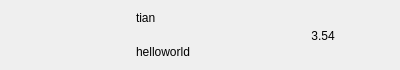
<?xml version="1.0" encoding="UTF-8"?>
<ui version="4.0">
 <class>ChatUserWid</class>
 <widget class="QWidget" name="ChatUserWid">
  <property name="geometry">
   <rect>
    <x>0</x>
    <y>0</y>
    <width>400</width>
    <height>70</height>
   </rect>
  </property>
  <property name="maximumSize">
   <size>
    <width>16777215</width>
    <height>70</height>
   </size>
  </property>
  <property name="windowTitle">
   <string>Form</string>
  </property>
  <layout class="QHBoxLayout" name="horizontalLayout">
   <property name="spacing">
    <number>5</number>
   </property>
   <property name="topMargin">
    <number>2</number>
   </property>
   <property name="bottomMargin">
    <number>2</number>
   </property>
   <item>
    <widget class="QWidget" name="icon_wid" native="true">
     <property name="minimumSize">
      <size>
       <width>50</width>
       <height>50</height>
      </size>
     </property>
     <property name="maximumSize">
      <size>
       <width>50</width>
       <height>50</height>
      </size>
     </property>
     <layout class="QHBoxLayout" name="horizontalLayout_2">
      <property name="spacing">
       <number>0</number>
      </property>
      <property name="leftMargin">
       <number>0</number>
      </property>
      <property name="topMargin">
       <number>0</number>
      </property>
      <property name="rightMargin">
       <number>0</number>
      </property>
      <property name="bottomMargin">
       <number>0</number>
      </property>
      <item>
       <widget class="QLabel" name="icon_lb">
        <property name="minimumSize">
         <size>
          <width>45</width>
          <height>45</height>
         </size>
        </property>
        <property name="maximumSize">
         <size>
          <width>45</width>
          <height>45</height>
         </size>
        </property>
        <property name="text">
         <string/>
        </property>
       </widget>
      </item>
     </layout>
    </widget>
   </item>
   <item>
    <widget class="QWidget" name="user_info_wid" native="true">
     <property name="maximumSize">
      <size>
       <width>130</width>
       <height>16777215</height>
      </size>
     </property>
     <layout class="QVBoxLayout" name="verticalLayout">
      <property name="leftMargin">
       <number>2</number>
      </property>
      <property name="topMargin">
       <number>2</number>
      </property>
      <property name="rightMargin">
       <number>2</number>
      </property>
      <property name="bottomMargin">
       <number>2</number>
      </property>
      <item>
       <widget class="QLabel" name="user_name_lb">
        <property name="maximumSize">
         <size>
          <width>130</width>
          <height>16777215</height>
         </size>
        </property>
        <property name="text">
         <string>tian</string>
        </property>
       </widget>
      </item>
      <item>
       <widget class="QLabel" name="user_chat_lb">
        <property name="maximumSize">
         <size>
          <width>130</width>
          <height>16777215</height>
         </size>
        </property>
        <property name="text">
         <string>helloworld</string>
        </property>
       </widget>
      </item>
     </layout>
    </widget>
   </item>
   <item>
    <widget class="QWidget" name="time_wid" native="true">
     <property name="minimumSize">
      <size>
       <width>50</width>
       <height>50</height>
      </size>
     </property>
     <property name="maximumSize">
      <size>
       <width>50</width>
       <height>50</height>
      </size>
     </property>
     <widget class="QLabel" name="time_lb">
      <property name="geometry">
       <rect>
        <x>0</x>
        <y>20</y>
        <width>40</width>
        <height>12</height>
       </rect>
      </property>
      <property name="text">
       <string>3.54</string>
      </property>
      <property name="alignment">
       <set>Qt::AlignmentFlag::AlignCenter</set>
      </property>
     </widget>
    </widget>
   </item>
  </layout>
 </widget>
 <resources/>
 <connections/>
</ui>
